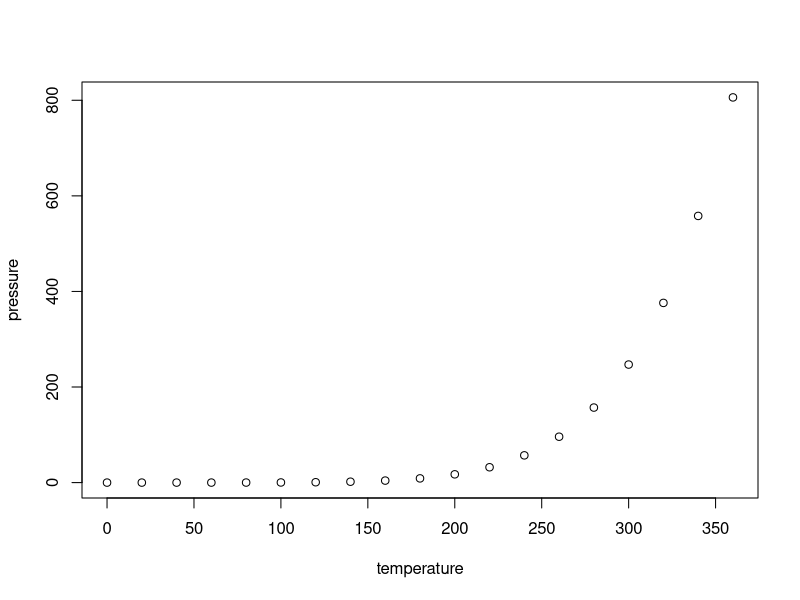
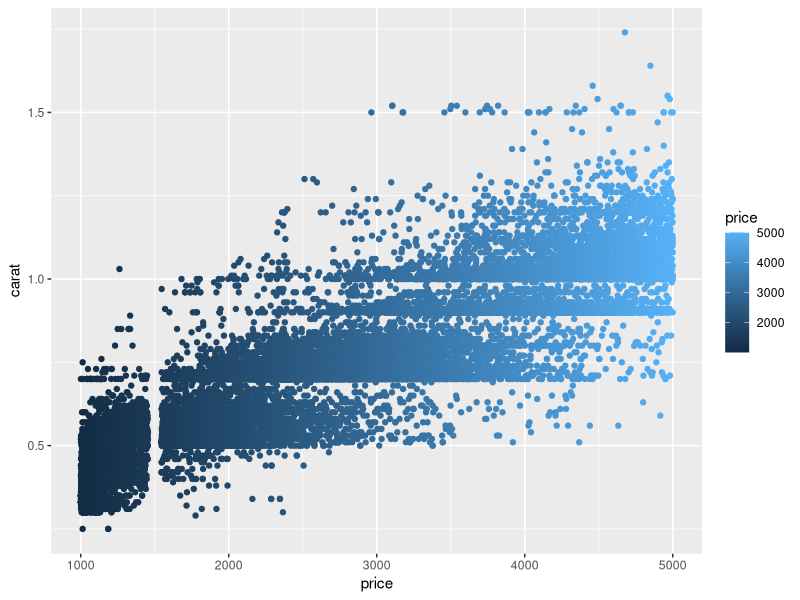
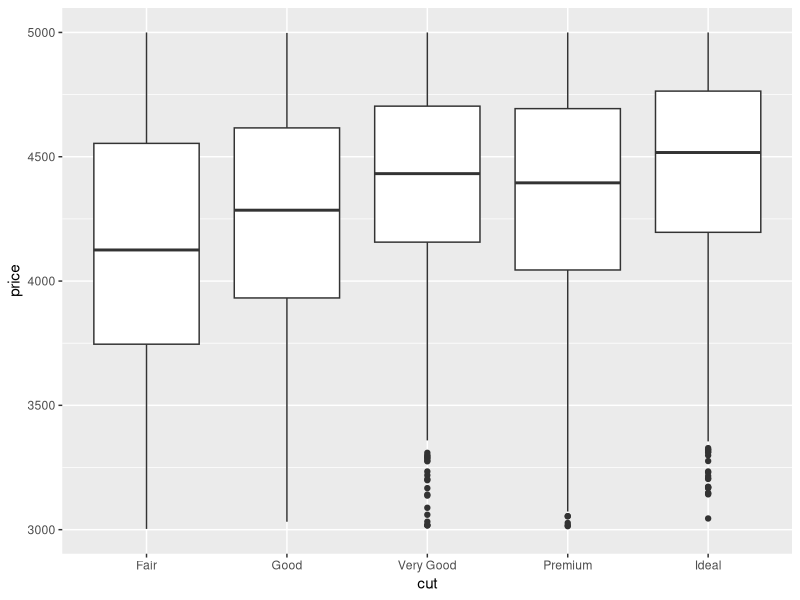
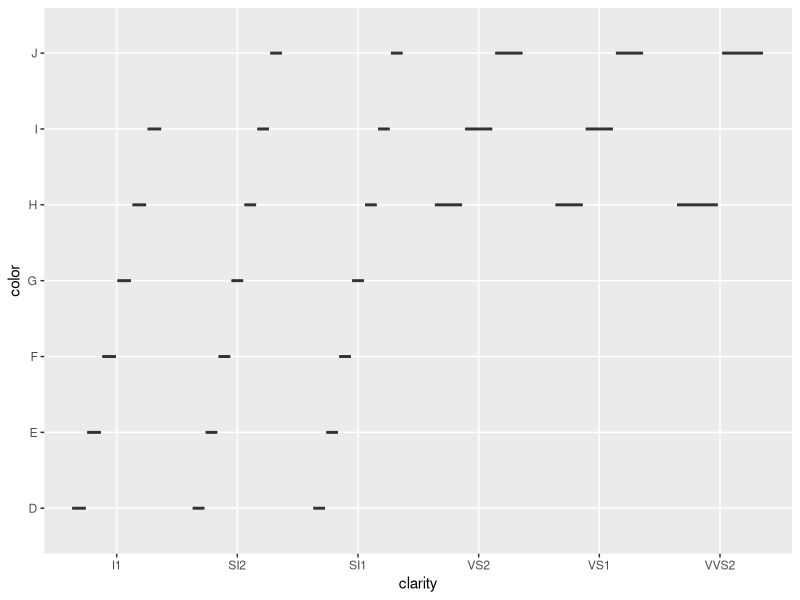

Write R code to recreate these figures, in order.
## ---- chunk 1
knitr::opts_chunk$set(echo = TRUE)
## ---- chunk 2
plot(pressure)
## ---- chunk 3
#Ilk Once "tidyverse" ve "dplyr" paketlerimizi kuruyoruz 
library(tidyverse)
library(dplyr)
clone_diamonds = ggplot2::diamonds
## ---- chunk 4
#Verisetinden Bizim kullanabilecegimiz kismi filter fonksiyonu ile filtreliyoruz.
sub_diamonds = filter(clone_diamonds, price>1000 & price<=5000)
sub_diamonds
## ---- chunk 5
#Geom_point fonksiyonunu kullanarak karat ve fiyat arasındaki dagılımın görsel halini görebiliyoruz. Bu görsel dagılımda en uygun karatın 1 seviyelerinden yukarıda olduğu anlaşılıyor. Fiyat Performans ürünü olarak 3000 dolar üzeri olan ve karatı 1-den yüksek olan ürünler pırlantalar arasında en iyi seçime benziyor.
Best_diamond = ggplot(data=sub_diamonds) +
  geom_point(mapping = aes(price,carat,color=price))
Best_diamond
## ---- chunk 6
#3000 dolar uzeri ve karati birden yuksek olan pirlantalari siralayalim.
sub_diamonds = filter(sub_diamonds, price >= 3000 & carat>1)
sub_diamonds
## ---- chunk 7
#Geom_boxplot fonksiyonunu kullanarak karat ve fiyat arasindaki iliskinin gorsel halini gorebiliyoruz. Bu gorsel dagilimda en uygun pirlantanin "Ideal" kesim pirlantalar arasinda oldugu anlasiliyor.
Best_diamond = ggplot(data=sub_diamonds) +
  geom_boxplot(mapping = aes(cut,price))
Best_diamond
## ---- chunk 8
#"Ideal" kesim pirlantalari filtreliyelim
sub_diamonds = filter(sub_diamonds,cut=="Ideal")
sub_diamonds
## ---- chunk 9
#Geom_boxplot fonksiyonunu kullanarak son 2 degisken olan clarity ve color arasindaki iliskinin görsel halini görebiliyoruz. Bu görsel dagılımda en uygun pırlantanın "H" rengine uygun olan pırlantalar arasında olduğu anlaşılıyor.
Best_diamond = ggplot(data=sub_diamonds) +
  geom_boxplot(mapping = aes(clarity,color))
Best_diamond
## ---- chunk 10
sub_diamonds = filter(sub_diamonds,color=="H" & clarity=="VVS2")
sub_diamonds
